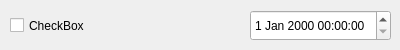
<?xml version="1.0" encoding="UTF-8"?>
<ui version="4.0">
 <class>Task</class>
 <widget class="QWidget" name="Task">
  <property name="geometry">
   <rect>
    <x>0</x>
    <y>0</y>
    <width>400</width>
    <height>50</height>
   </rect>
  </property>
  <property name="windowTitle">
   <string>Form</string>
  </property>
  <widget class="QCheckBox" name="checkBox">
   <property name="geometry">
    <rect>
     <x>10</x>
     <y>10</y>
     <width>231</width>
     <height>31</height>
    </rect>
   </property>
   <property name="text">
    <string>CheckBox</string>
   </property>
  </widget>
  <widget class="QDateTimeEdit" name="dueDateTimeBox">
   <property name="geometry">
    <rect>
     <x>250</x>
     <y>10</y>
     <width>141</width>
     <height>31</height>
    </rect>
   </property>
  </widget>
 </widget>
 <resources/>
 <connections/>
</ui>
